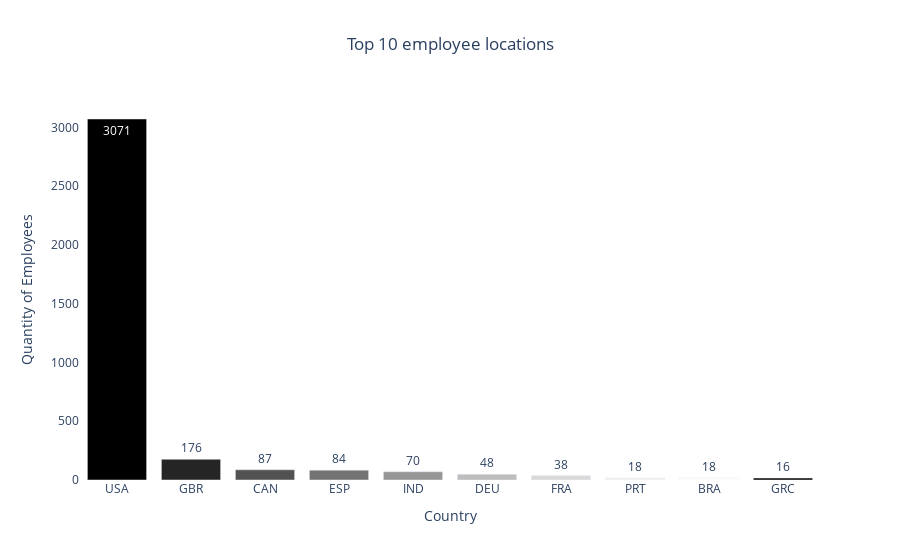

Notebook code for this chart:
### Code cell
# Apply a custom function to a column of a pandas DataFrame to categorize countries
# based on their continent, and get the top 10 most common categories
residence = (
    df["employee_residence"]
    .apply(categorize_country)
    .value_counts()
    .sort_values(ascending=False)
)[0:10]

# Create a bar chart using plotly
data = [
    go.Bar(
        x=residence.index,
        y=residence.values,
        marker=dict(color=list(reversed(colors.sequential.Greys))),
        text=residence.values,
        textposition="auto",
    )
]

# Define the layout of the plot
layout = go.Layout(
    title={"text": "Top 10 employee locations", "x": 0.5},
    plot_bgcolor="white",
    paper_bgcolor="white",
    xaxis=dict(title="Country"),
    yaxis=dict(title="Quantity of Employees"),
)

# Create the plot
fig = go.Figure(data=data, layout=layout)

# Show the plot
fig.show()

### Figure 1 — Plotly figure (JSON) as saved in the notebook; plotly's stock layout.template omitted (floating-point values rounded to 4 significant figures)
{"data": [{"marker": {"color": ["rgb(0,0,0)", "rgb(37,37,37)", "rgb(82,82,82)", "rgb(115,115,115)", "rgb(150,150,150)", "rgb(189,189,189)", "rgb(217,217,217)", "rgb(240,240,240)", "rgb(255,255,255)"]}, "text": [3071, 176, 87, 84, 70, 48, 38, 18, 18, 16], "textposition": "auto", "type": "bar", "x": ["USA", "GBR", "CAN", "ESP", "IND", "DEU", "FRA", "PRT", "BRA", "GRC"], "y": [3071, 176, 87, 84, 70, 48, 38, 18, 18, 16]}], "layout": {"paper_bgcolor": "white", "plot_bgcolor": "white", "title": {"text": "Top 10 employee locations", "x": 0.5}, "xaxis": {"title": {"text": "Country"}}, "yaxis": {"title": {"text": "Quantity of Employees"}}}}
